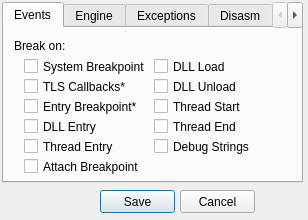
<?xml version="1.0" encoding="UTF-8"?>
<ui version="4.0">
 <class>SettingsDialog</class>
 <widget class="QDialog" name="SettingsDialog">
  <property name="geometry">
   <rect>
    <x>0</x>
    <y>0</y>
    <width>308</width>
    <height>220</height>
   </rect>
  </property>
  <property name="sizePolicy">
   <sizepolicy hsizetype="Fixed" vsizetype="Fixed">
    <horstretch>0</horstretch>
    <verstretch>0</verstretch>
   </sizepolicy>
  </property>
  <property name="windowTitle">
   <string>Settings</string>
  </property>
  <property name="windowIcon">
   <iconset resource="../../resource.qrc">
    <normaloff>:/icons/images/settings.png</normaloff>:/icons/images/settings.png</iconset>
  </property>
  <property name="autoFillBackground">
   <bool>true</bool>
  </property>
  <widget class="QTabWidget" name="tabWidget">
   <property name="geometry">
    <rect>
     <x>2</x>
     <y>2</y>
     <width>301</width>
     <height>181</height>
    </rect>
   </property>
   <property name="autoFillBackground">
    <bool>true</bool>
   </property>
   <property name="currentIndex">
    <number>0</number>
   </property>
   <widget class="QWidget" name="tabEvents">
    <attribute name="title">
     <string>Events</string>
    </attribute>
    <widget class="QLabel" name="lblBreakOn">
     <property name="geometry">
      <rect>
       <x>10</x>
       <y>10</y>
       <width>241</width>
       <height>16</height>
      </rect>
     </property>
     <property name="text">
      <string>Break on:</string>
     </property>
    </widget>
    <widget class="QCheckBox" name="chkSystemBreakpoint">
     <property name="geometry">
      <rect>
       <x>20</x>
       <y>30</y>
       <width>121</width>
       <height>17</height>
      </rect>
     </property>
     <property name="text">
      <string>System Breakpoint*</string>
     </property>
     <property name="checked">
      <bool>false</bool>
     </property>
    </widget>
    <widget class="QCheckBox" name="chkTlsCallbacks">
     <property name="geometry">
      <rect>
       <x>20</x>
       <y>50</y>
       <width>121</width>
       <height>17</height>
      </rect>
     </property>
     <property name="text">
      <string>TLS Callbacks*</string>
     </property>
     <property name="checked">
      <bool>false</bool>
     </property>
    </widget>
    <widget class="QCheckBox" name="chkEntryBreakpoint">
     <property name="geometry">
      <rect>
       <x>20</x>
       <y>70</y>
       <width>121</width>
       <height>17</height>
      </rect>
     </property>
     <property name="text">
      <string>Entry Breakpoint*</string>
     </property>
     <property name="checked">
      <bool>false</bool>
     </property>
    </widget>
    <widget class="QCheckBox" name="chkDllLoad">
     <property name="geometry">
      <rect>
       <x>150</x>
       <y>30</y>
       <width>101</width>
       <height>17</height>
      </rect>
     </property>
     <property name="text">
      <string>DLL Load</string>
     </property>
    </widget>
    <widget class="QCheckBox" name="chkDllUnload">
     <property name="geometry">
      <rect>
       <x>150</x>
       <y>50</y>
       <width>101</width>
       <height>17</height>
      </rect>
     </property>
     <property name="text">
      <string>DLL Unload</string>
     </property>
    </widget>
    <widget class="QCheckBox" name="chkThreadStart">
     <property name="geometry">
      <rect>
       <x>150</x>
       <y>70</y>
       <width>101</width>
       <height>17</height>
      </rect>
     </property>
     <property name="text">
      <string>Thread Start</string>
     </property>
    </widget>
    <widget class="QCheckBox" name="chkThreadEnd">
     <property name="geometry">
      <rect>
       <x>150</x>
       <y>90</y>
       <width>101</width>
       <height>17</height>
      </rect>
     </property>
     <property name="text">
      <string>Thread End</string>
     </property>
    </widget>
    <widget class="QCheckBox" name="chkDebugStrings">
     <property name="geometry">
      <rect>
       <x>150</x>
       <y>110</y>
       <width>101</width>
       <height>17</height>
      </rect>
     </property>
     <property name="text">
      <string>Debug Strings</string>
     </property>
    </widget>
    <widget class="QCheckBox" name="chkDllEntry">
     <property name="geometry">
      <rect>
       <x>20</x>
       <y>90</y>
       <width>121</width>
       <height>17</height>
      </rect>
     </property>
     <property name="text">
      <string>DLL Entry</string>
     </property>
    </widget>
    <widget class="QCheckBox" name="chkThreadEntry">
     <property name="geometry">
      <rect>
       <x>20</x>
       <y>110</y>
       <width>121</width>
       <height>17</height>
      </rect>
     </property>
     <property name="text">
      <string>Thread Entry</string>
     </property>
    </widget>
    <widget class="QCheckBox" name="chkAttachBreakpoint">
     <property name="geometry">
      <rect>
       <x>20</x>
       <y>130</y>
       <width>121</width>
       <height>17</height>
      </rect>
     </property>
     <property name="text">
      <string>Attach Breakpoint</string>
     </property>
    </widget>
   </widget>
   <widget class="QWidget" name="tabEngine">
    <attribute name="title">
     <string>Engine</string>
    </attribute>
    <widget class="QLabel" name="lblCalculationType">
     <property name="geometry">
      <rect>
       <x>10</x>
       <y>10</y>
       <width>241</width>
       <height>16</height>
      </rect>
     </property>
     <property name="text">
      <string>Calculation Type:</string>
     </property>
    </widget>
    <widget class="QLabel" name="lblBreakpointType">
     <property name="geometry">
      <rect>
       <x>10</x>
       <y>60</y>
       <width>241</width>
       <height>16</height>
      </rect>
     </property>
     <property name="text">
      <string>Default Breakpoint Type:</string>
     </property>
    </widget>
    <widget class="QWidget" name="layoutWidget">
     <property name="geometry">
      <rect>
       <x>20</x>
       <y>30</y>
       <width>231</width>
       <height>19</height>
      </rect>
     </property>
     <layout class="QHBoxLayout" name="layoutCalulationType">
      <item>
       <widget class="QRadioButton" name="radioSigned">
        <property name="text">
         <string>&amp;Signed</string>
        </property>
        <property name="checked">
         <bool>true</bool>
        </property>
       </widget>
      </item>
      <item>
       <widget class="QRadioButton" name="radioUnsigned">
        <property name="text">
         <string>&amp;Unsigned</string>
        </property>
       </widget>
      </item>
     </layout>
    </widget>
    <widget class="QWidget" name="layoutWidget">
     <property name="geometry">
      <rect>
       <x>20</x>
       <y>80</y>
       <width>231</width>
       <height>19</height>
      </rect>
     </property>
     <layout class="QHBoxLayout" name="layoutBreakpointType">
      <item>
       <widget class="QRadioButton" name="radioInt3Short">
        <property name="text">
         <string>INT3</string>
        </property>
        <property name="checked">
         <bool>true</bool>
        </property>
       </widget>
      </item>
      <item>
       <widget class="QRadioButton" name="radioInt3Long">
        <property name="text">
         <string>Long INT3</string>
        </property>
       </widget>
      </item>
      <item>
       <widget class="QRadioButton" name="radioUd2">
        <property name="text">
         <string>UD2</string>
        </property>
       </widget>
      </item>
     </layout>
    </widget>
    <widget class="QCheckBox" name="chkUndecorateSymbolNames">
     <property name="geometry">
      <rect>
       <x>10</x>
       <y>110</y>
       <width>241</width>
       <height>17</height>
      </rect>
     </property>
     <property name="text">
      <string>Undecorate Symbol Names</string>
     </property>
    </widget>
    <widget class="QCheckBox" name="chkEnableDebugPrivilege">
     <property name="geometry">
      <rect>
       <x>10</x>
       <y>130</y>
       <width>241</width>
       <height>17</height>
      </rect>
     </property>
     <property name="text">
      <string>Enable Debug &amp;Privilege</string>
     </property>
    </widget>
   </widget>
   <widget class="QWidget" name="tabExceptions">
    <attribute name="title">
     <string>Exceptions</string>
    </attribute>
    <widget class="QListWidget" name="listExceptions">
     <property name="geometry">
      <rect>
       <x>10</x>
       <y>30</y>
       <width>151</width>
       <height>111</height>
      </rect>
     </property>
     <property name="font">
      <font>
       <family>Courier New</family>
       <pointsize>8</pointsize>
      </font>
     </property>
     <property name="verticalScrollBarPolicy">
      <enum>Qt::ScrollBarAlwaysOn</enum>
     </property>
    </widget>
    <widget class="QLabel" name="lblIgnoredExceptions">
     <property name="geometry">
      <rect>
       <x>10</x>
       <y>10</y>
       <width>241</width>
       <height>16</height>
      </rect>
     </property>
     <property name="text">
      <string>Ignored Exceptions:</string>
     </property>
    </widget>
    <widget class="QWidget" name="layoutWidget">
     <property name="geometry">
      <rect>
       <x>170</x>
       <y>30</y>
       <width>77</width>
       <height>83</height>
      </rect>
     </property>
     <layout class="QVBoxLayout" name="layoutExceptionButtons">
      <item>
       <widget class="QPushButton" name="btnAddRange">
        <property name="text">
         <string>Add &amp;Range</string>
        </property>
       </widget>
      </item>
      <item>
       <widget class="QPushButton" name="btnDeleteRange">
        <property name="text">
         <string>&amp;Delete Range</string>
        </property>
       </widget>
      </item>
      <item>
       <widget class="QPushButton" name="btnAddLast">
        <property name="text">
         <string>Add &amp;Last</string>
        </property>
       </widget>
      </item>
     </layout>
    </widget>
   </widget>
   <widget class="QWidget" name="tabDisasm">
    <attribute name="title">
     <string>Disasm</string>
    </attribute>
    <widget class="QCheckBox" name="chkArgumentSpaces">
     <property name="geometry">
      <rect>
       <x>10</x>
       <y>10</y>
       <width>241</width>
       <height>17</height>
      </rect>
     </property>
     <property name="text">
      <string>Argument Spaces</string>
     </property>
    </widget>
    <widget class="QCheckBox" name="chkMemorySpaces">
     <property name="geometry">
      <rect>
       <x>10</x>
       <y>30</y>
       <width>241</width>
       <height>17</height>
      </rect>
     </property>
     <property name="text">
      <string>Memory Spaces</string>
     </property>
    </widget>
    <widget class="QCheckBox" name="chkUppercase">
     <property name="geometry">
      <rect>
       <x>10</x>
       <y>50</y>
       <width>241</width>
       <height>17</height>
      </rect>
     </property>
     <property name="text">
      <string>Uppercase</string>
     </property>
    </widget>
    <widget class="QCheckBox" name="chkOnlyCipAutoComments">
     <property name="geometry">
      <rect>
       <x>10</x>
       <y>70</y>
       <width>241</width>
       <height>17</height>
      </rect>
     </property>
     <property name="text">
      <string>Autocomments only on CIP</string>
     </property>
    </widget>
   </widget>
   <widget class="QWidget" name="tabMisc">
    <attribute name="title">
     <string>Misc</string>
    </attribute>
    <widget class="QCheckBox" name="chkSetJIT">
     <property name="geometry">
      <rect>
       <x>10</x>
       <y>10</y>
       <width>281</width>
       <height>17</height>
      </rect>
     </property>
     <property name="text">
      <string>Set x64_dbg as Just In Time Debugger</string>
     </property>
    </widget>
    <widget class="QWidget" name="layoutWidget">
     <property name="geometry">
      <rect>
       <x>10</x>
       <y>30</y>
       <width>281</width>
       <height>22</height>
      </rect>
     </property>
     <layout class="QHBoxLayout" name="horizontalLayout">
      <item>
       <widget class="QLabel" name="label">
        <property name="text">
         <string>JIT:</string>
        </property>
       </widget>
      </item>
      <item>
       <widget class="QLineEdit" name="editJIT">
        <property name="readOnly">
         <bool>true</bool>
        </property>
       </widget>
      </item>
     </layout>
    </widget>
    <widget class="QCheckBox" name="chkConfirmBeforeAtt">
     <property name="geometry">
      <rect>
       <x>150</x>
       <y>60</y>
       <width>141</width>
       <height>17</height>
      </rect>
     </property>
     <property name="text">
      <string>Confirm before attaching</string>
     </property>
    </widget>
    <widget class="QLabel" name="lbladminwarning">
     <property name="geometry">
      <rect>
       <x>10</x>
       <y>80</y>
       <width>271</width>
       <height>31</height>
      </rect>
     </property>
     <property name="text">
      <string/>
     </property>
    </widget>
   </widget>
  </widget>
  <widget class="QPushButton" name="btnSave">
   <property name="geometry">
    <rect>
     <x>100</x>
     <y>190</y>
     <width>75</width>
     <height>23</height>
    </rect>
   </property>
   <property name="text">
    <string>Save</string>
   </property>
   <property name="default">
    <bool>true</bool>
   </property>
  </widget>
  <widget class="QPushButton" name="btnCancel">
   <property name="geometry">
    <rect>
     <x>180</x>
     <y>190</y>
     <width>75</width>
     <height>23</height>
    </rect>
   </property>
   <property name="text">
    <string>Cancel</string>
   </property>
  </widget>
 </widget>
 <tabstops>
  <tabstop>tabWidget</tabstop>
  <tabstop>chkSystemBreakpoint</tabstop>
  <tabstop>chkTlsCallbacks</tabstop>
  <tabstop>chkEntryBreakpoint</tabstop>
  <tabstop>chkDllEntry</tabstop>
  <tabstop>chkThreadEntry</tabstop>
  <tabstop>chkDllLoad</tabstop>
  <tabstop>chkDllUnload</tabstop>
  <tabstop>chkThreadStart</tabstop>
  <tabstop>chkThreadEnd</tabstop>
  <tabstop>chkDebugStrings</tabstop>
  <tabstop>radioSigned</tabstop>
  <tabstop>radioUnsigned</tabstop>
  <tabstop>radioInt3Short</tabstop>
  <tabstop>radioInt3Long</tabstop>
  <tabstop>radioUd2</tabstop>
  <tabstop>chkUndecorateSymbolNames</tabstop>
  <tabstop>chkEnableDebugPrivilege</tabstop>
  <tabstop>listExceptions</tabstop>
  <tabstop>btnAddRange</tabstop>
  <tabstop>btnDeleteRange</tabstop>
  <tabstop>btnAddLast</tabstop>
  <tabstop>btnSave</tabstop>
  <tabstop>btnCancel</tabstop>
 </tabstops>
 <resources>
  <include location="../../resource.qrc"/>
 </resources>
 <connections>
  <connection>
   <sender>btnCancel</sender>
   <signal>clicked()</signal>
   <receiver>SettingsDialog</receiver>
   <slot>reject()</slot>
   <hints>
    <hint type="sourcelabel">
     <x>358</x>
     <y>252</y>
    </hint>
    <hint type="destinationlabel">
     <x>357</x>
     <y>236</y>
    </hint>
   </hints>
  </connection>
  <connection>
   <sender>btnSave</sender>
   <signal>clicked()</signal>
   <receiver>SettingsDialog</receiver>
   <slot>accept()</slot>
   <hints>
    <hint type="sourcelabel">
     <x>286</x>
     <y>250</y>
    </hint>
    <hint type="destinationlabel">
     <x>279</x>
     <y>236</y>
    </hint>
   </hints>
  </connection>
 </connections>
</ui>
